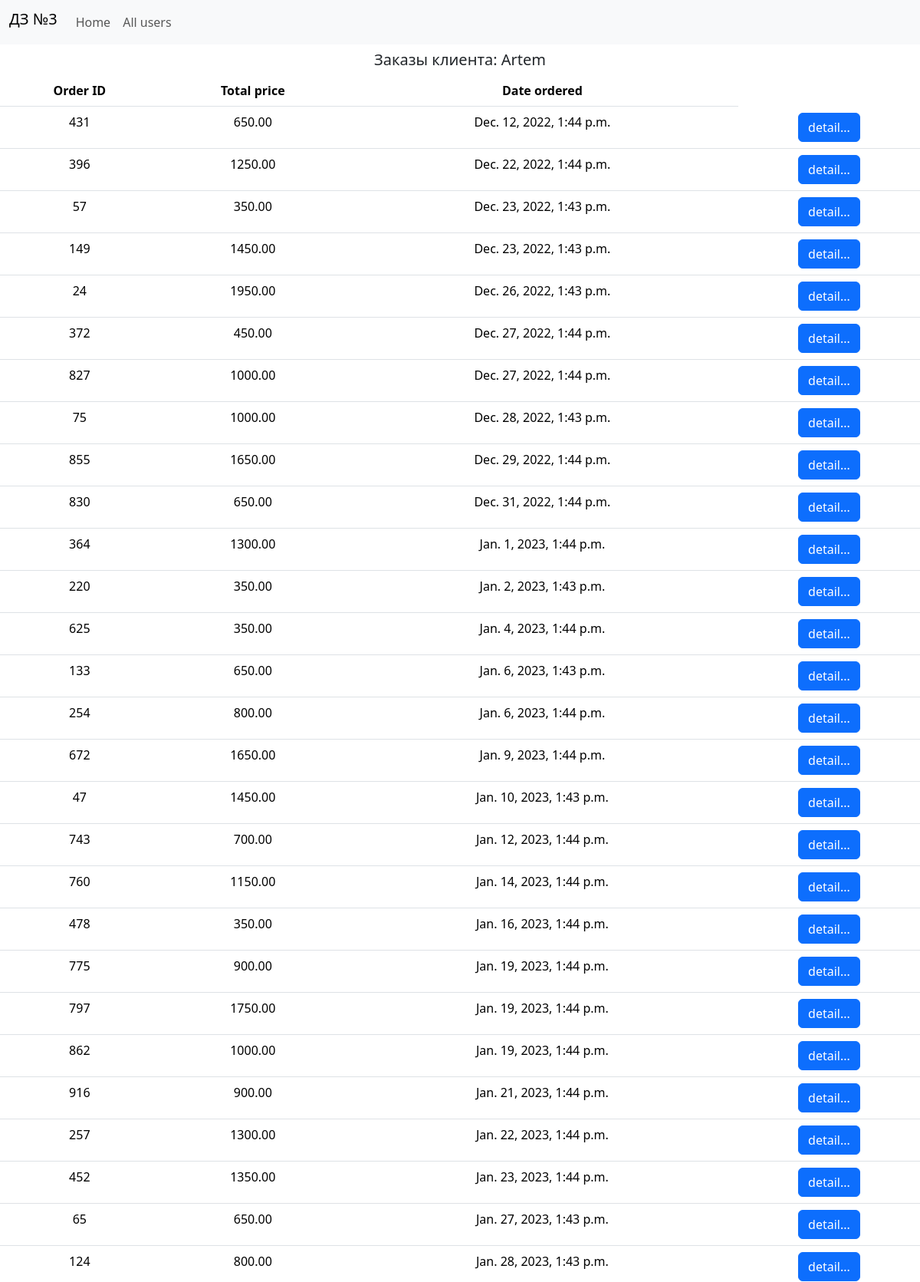
Page /index/client/1/ (upper part) on the committed database.
### myapp3/models.py (models this page shows, shortened)
class User(models.Model):
    name = models.CharField(max_length=100)
    email = models.EmailField()
    phone_number = models.IntegerField()
    address = models.CharField(max_length=100)
    registration = models.DateField()

class Order(models.Model):
    customer = models.ForeignKey(User, on_delete=models.CASCADE)
    products = models.ManyToManyField(Product)
    total_price = models.DecimalField(max_digits=8, decimal_places=2)
    date_ordered = models.DateTimeField(auto_now_add=False)

### myapp3/views.py (the view)
# urls.py: path('client/<int:client_id>/', all_orders, name='all_orders'),
def all_orders(request, client_id):
    client = get_object_or_404(User, pk=client_id)
    orders = Order.objects.filter(customer=client).order_by('date_ordered')
    return render(request, 'myapp3/all_orders.html', {'client': client, 'orders': orders})

### myapp3/templates/myapp3/all_orders.html (shortened to what this page needs)
{% extends 'base.html' %} {% block content %}
<div class="content text-center">
    <h5 class="mt-2 mb-2">Заказы клиента: {{ client.name }}</h5>
    <table class="table">
        <thead>
        <tr>
            <th scope="col">Order ID</th>
            <th scope="col">Total price</th>
            <th scope="col">Date ordered</th>
        </tr>
        </thead>
        {% for order in orders %}
        <tr>
            <td>{{ order.id }}</td>
            <td>{{ order.total_price }}</td>
            <td>{{ order.date_ordered }}</td>
            <td><a class="btn btn-primary" href="{% url 'order_full' order.id %}" role="button">detail...</a></td>
        </tr>
        {% endfor %}
    </table>
</div>
{% endblock %}

### rows in the picture
User: name "Artem"
Order: id "431", total_price "650.00", date_ordered "Dec. 12, 2022, 1:44 p.m."
Order: id "396", total_price "1250.00", date_ordered "Dec. 22, 2022, 1:44 p.m."
Order: id "57", total_price "350.00", date_ordered "Dec. 23, 2022, 1:43 p.m."
Order: id "149", total_price "1450.00", date_ordered "Dec. 23, 2022, 1:43 p.m."
Order: id "24", total_price "1950.00", date_ordered "Dec. 26, 2022, 1:43 p.m."
Order: id "372", total_price "450.00", date_ordered "Dec. 27, 2022, 1:44 p.m."
Order: id "827", total_price "1000.00", date_ordered "Dec. 27, 2022, 1:44 p.m."
Order: id "75", total_price "1000.00", date_ordered "Dec. 28, 2022, 1:43 p.m."
Order: id "855", total_price "1650.00", date_ordered "Dec. 29, 2022, 1:44 p.m."
Order: id "830", total_price "650.00", date_ordered "Dec. 31, 2022, 1:44 p.m."
Order: id "364", total_price "1300.00", date_ordered "Jan. 1, 2023, 1:44 p.m."
Order: id "220", total_price "350.00", date_ordered "Jan. 2, 2023, 1:43 p.m."
Order: id "625", total_price "350.00", date_ordered "Jan. 4, 2023, 1:44 p.m."
Order: id "133", total_price "650.00", date_ordered "Jan. 6, 2023, 1:43 p.m."
Order: id "254", total_price "800.00", date_ordered "Jan. 6, 2023, 1:44 p.m."
Order: id "672", total_price "1650.00", date_ordered "Jan. 9, 2023, 1:44 p.m."
Order: id "47", total_price "1450.00", date_ordered "Jan. 10, 2023, 1:43 p.m."
Order: id "743", total_price "700.00", date_ordered "Jan. 12, 2023, 1:44 p.m."
Order: id "760", total_price "1150.00", date_ordered "Jan. 14, 2023, 1:44 p.m."
Order: id "478", total_price "350.00", date_ordered "Jan. 16, 2023, 1:44 p.m."
Order: id "775", total_price "900.00", date_ordered "Jan. 19, 2023, 1:44 p.m."
Order: id "797", total_price "1750.00", date_ordered "Jan. 19, 2023, 1:44 p.m."
Order: id "862", total_price "1000.00", date_ordered "Jan. 19, 2023, 1:44 p.m."
Order: id "916", total_price "900.00", date_ordered "Jan. 21, 2023, 1:44 p.m."
Order: id "257", total_price "1300.00", date_ordered "Jan. 22, 2023, 1:44 p.m."
Order: id "452", total_price "1350.00", date_ordered "Jan. 23, 2023, 1:44 p.m."
Order: id "65", total_price "650.00", date_ordered "Jan. 27, 2023, 1:43 p.m."
Order: id "124", total_price "800.00", date_ordered "Jan. 28, 2023, 1:43 p.m."
